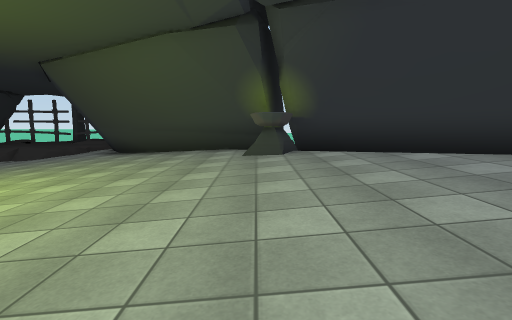
[1] (above)

14 first-person views from a walk through a scene from a Unity 3-D project. The camera is 1.3 m above the floor, tilts 6° down and sees 85° across. The floor is counted in squares, 2 m on a side. Each view is taken from the middle of a square. On the plan, view 1 faces up. The plan holds only what a view shows up to about 9 squares ahead; the rest is blank. The place goes on beyond the plan. The player character is not drawn. Some surface patterns are stand-ins.

[2]
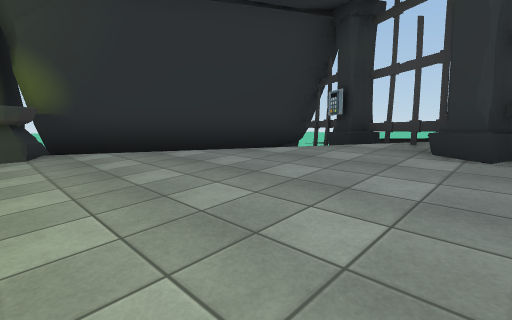

[3]
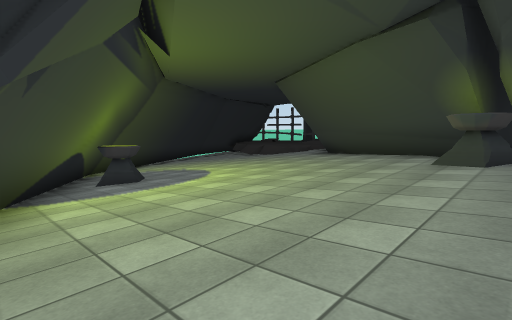

[4]
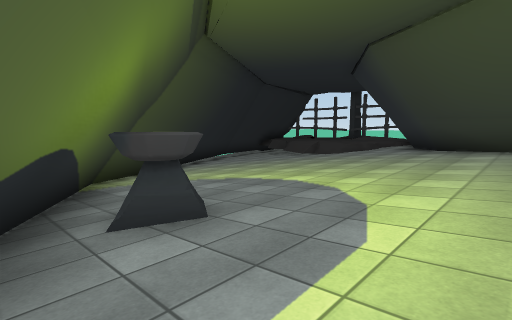

[5]
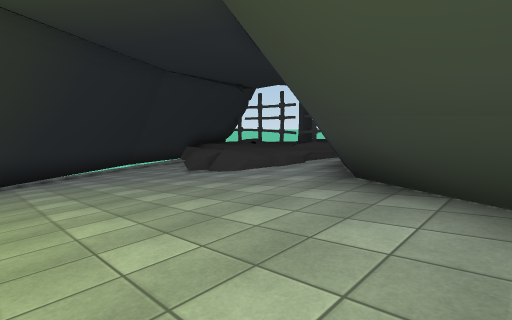

[6]
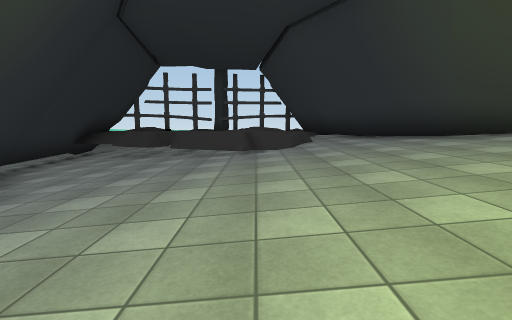

[7]
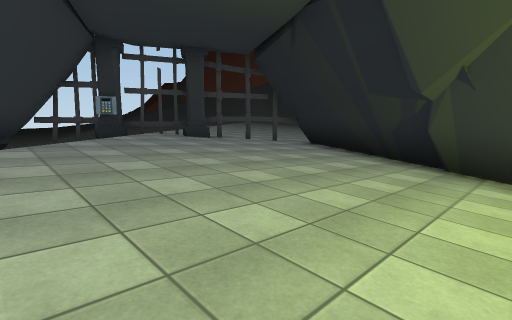

[8]
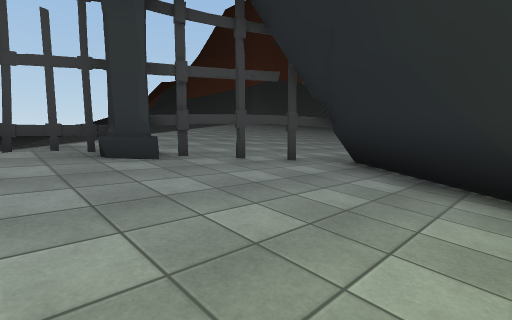

[9]
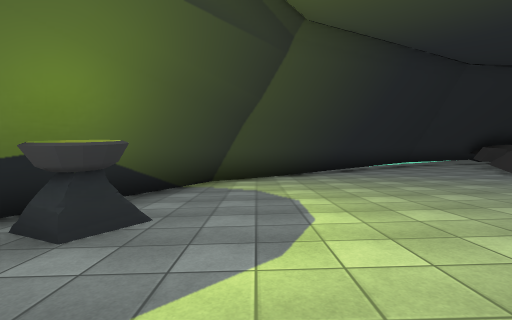

[10]
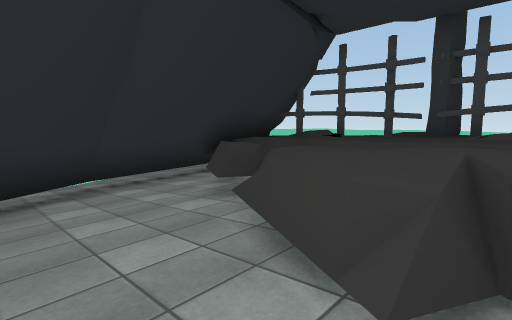

[11]
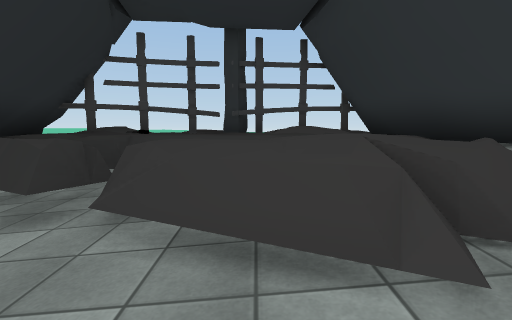

[12]
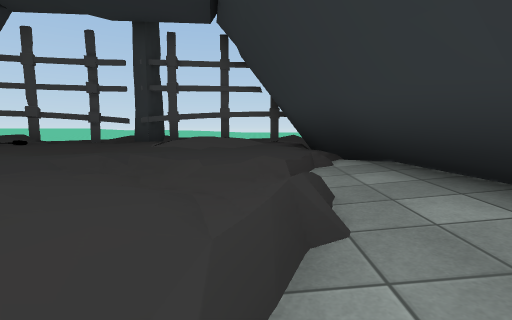

[13]
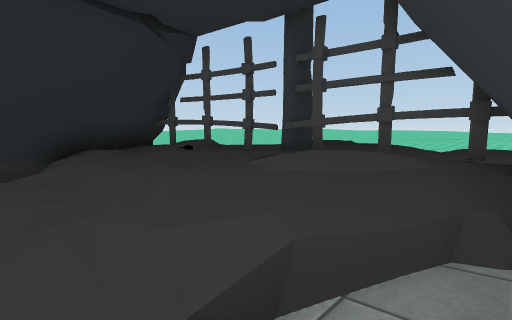

[14]
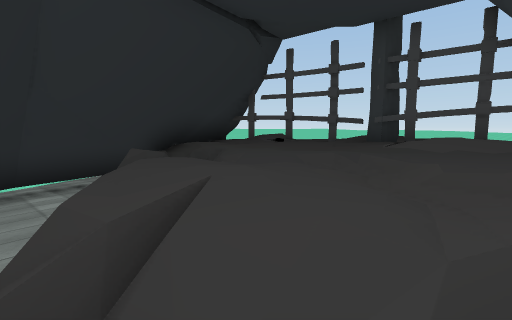

### Floor plan
Key: @ floor where view 1 was taken; # wall or solid block; x gap in a wall; . main floor; : floor 0.25 m higher than the main floor; - floor 0.25 m lower than the main floor; + floor 0.5 m higher than the main floor; _ floor 0.5 m lower than the main floor; * floor 0.75 m higher than the main floor; < floor 0.75 m lower than the main floor; % floor 1 m higher than the main floor; ( floor 1 m lower than the main floor; & floor 1.25 m higher than the main floor; ! floor 1.25 m lower than the main floor; $ floor 1.5 m higher than the main floor; / step, stairs or slope; = window, fence, low wall or low ledge; ^ raised ledge; P pillar; O other object.
Columns run from 15 left of view 1 to 6 right of it. Each row starts with its distance up from view 1.
 16 #OOO##++#
 15 ##:+:+*+#
 14 ##:+::++##
 13 ### ++:+.#
 12 #!#^=::..#
 11 #!!#===..##
 10 ##!((//-..##
  9  #!((<__-..##
  8  ##!(<<_-..:#####
  7   ##((<_-..::+####
  6    #((<__-..:+*O####
  5    ##(<<_-..:++*%%%###
  4     #((<_-..::+*%%%  x
  3     ###<_/-..:+*%%&&#
  2       ###O-..:++*%%&P
  1         ###..:++*%%/#
  0           ####:@*%%P$
 -1             ####+*%%&$
 -2                ####%&$
 -3                  ##%&$

Where each view was taken, in squares from view 1:
view 1: 0 up, 0 right, facing up
view 2: 0 up, 0 right, facing up-right
view 3: 0 up, 1 right, facing up-left
view 4: 1 up, 3 left, facing up-left
view 5: 6 up, 3 left, facing up-left
view 6: 4 up, 9 left, facing up
view 7: 5 up, 3 left, facing down-right
view 8: 2 up, 0 right, facing down-right
view 9: 4 up, 3 left, facing left
view 10: 9 up, 9 left, facing up-left
view 11: 9 up, 10 left, facing up
view 12: 10 up, 8 left, facing up
view 13: 12 up, 7 left, facing up-left
view 14: 10 up, 8 left, facing up-left
